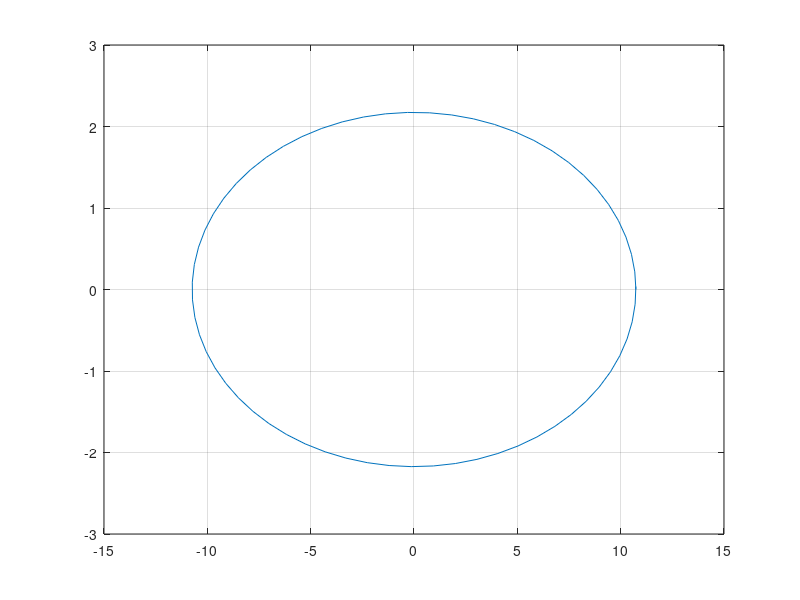

This figure's MATLAB source:
x=[5.764 6.282 6.759 7.168 7.408]
y=[0.648 1.202 1.823 2.526 3.360]
A=[x(1)^2 x(1)*y(1) y(1)^2 x(1) y(1);
    x(2)^2 x(2)*y(2) y(2)^2 x(2) y(2);
    x(3)^2 x(3)*y(3) y(3)^2 x(3) y(3);
    x(4)^2 x(4)*y(4) y(4)^2 x(4) y(4);
    x(5)^2 x(5)*y(5) y(5)^2 x(5) y(5)]
%X=[a b c d e]';
b=[-1 -1 -1 -1 -1]';
a=inv(A)*b
c=[a(1),a(2);a(2),a(3)]; 
d=[a(1),a(2),a(4);a(2),a(3),a(5);a(4),a(5),1]; 
d0=det(d); 
c0=eig(c); 
d0=abs(d0); 
c1=abs(det(c)); 
r1=abs(c0(1)); 
r2=abs(c0(2)); 
a=d0/(c1*r1); 
b=d0/(c1*r2); 
t=0:0.1:(2*pi+0.1); 
x=a*cos(t); 
y=b*sin(t); 
plot(x,y),grid on